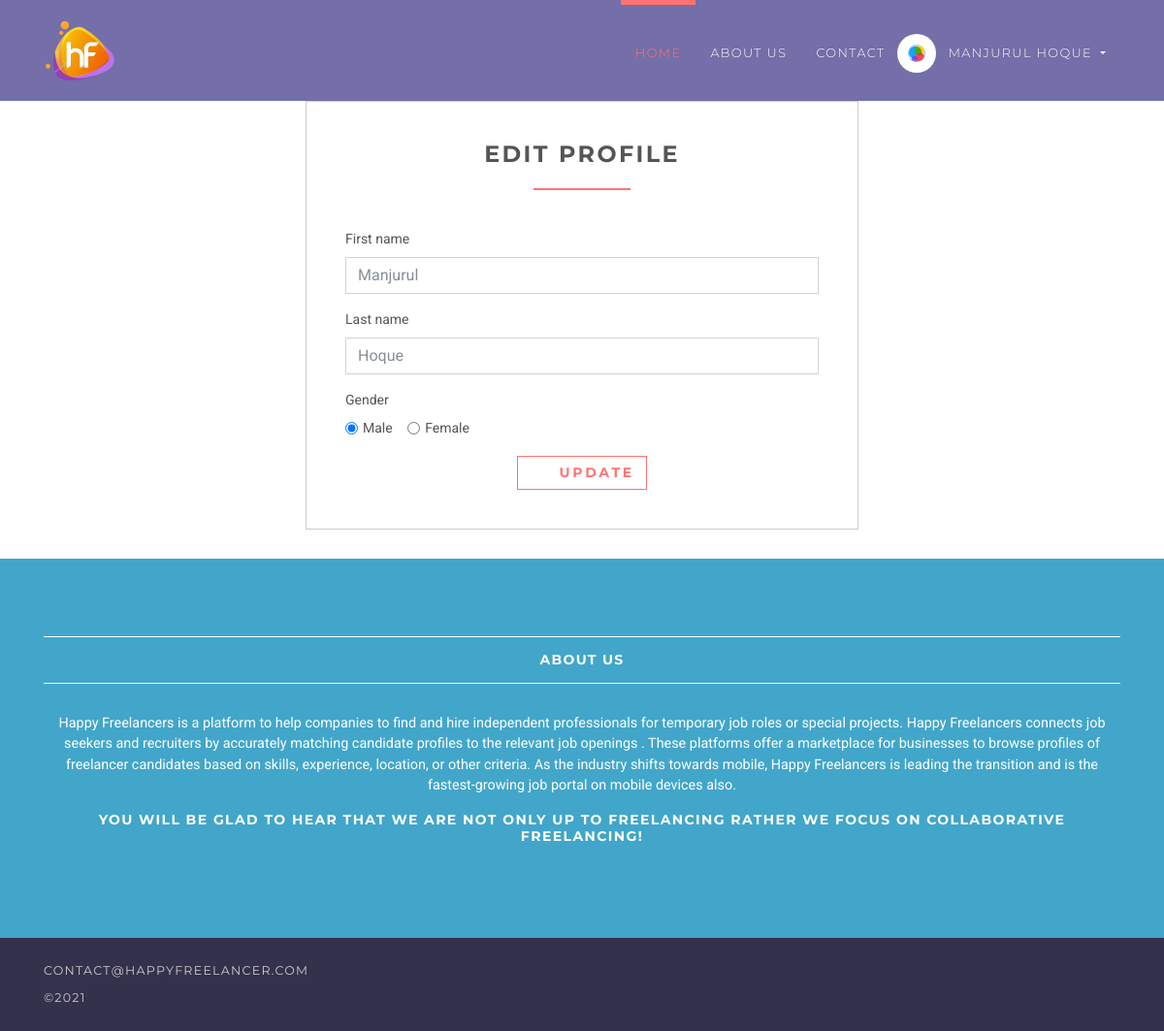
The app's page /employee/profile/update (signed in) with its own data.
### accounts/models.py (models this page shows, shortened)
class User(AbstractUser):
    username = None
    role = models.CharField(max_length=12, error_messages={
        'required': "Role must be provided"
    })
    gender = models.CharField(max_length=10, blank=True, null=True, default="")
    email = models.EmailField(unique=True, blank=False,
                              error_messages={
                                  'unique': "A user with that email already exists.",
                              })
    USERNAME_FIELD = "email"
    REQUIRED_FIELDS = []
    objects = UserManager()

### jobsapp/views/employee.py (the view)
# urls.py: path('employee/profile/update', EditProfileView.as_view(), name='employer-profile-update'),
class EditProfileView(UpdateView):
    model = User
    form_class = EmployeeProfileUpdateForm
    context_object_name = 'employee'
    template_name = 'jobs/employee/edit-profile.html'
    success_url = reverse_lazy('accounts:employer-profile-update')
    @method_decorator(login_required(login_url=reverse_lazy('accounts:login')))
    @method_decorator(user_is_employee)
    def dispatch(self, request, *args, **kwargs):
        return super().dispatch(self.request, *args, **kwargs)
    def get(self, request, *args, **kwargs):
        try:
            self.object = self.get_object()
        except Http404:
            raise Http404("User doesn't exists")
        return self.render_to_response(self.get_context_data())
    def get_object(self, queryset=None):
        obj = self.request.user
        print(obj)
        if obj is None:
            raise Http404("Job doesn't exists")
        return obj

### accounts/forms.py
class EmployeeProfileUpdateForm(forms.ModelForm):
    def __init__(self, *args, **kwargs):
        super(EmployeeProfileUpdateForm, self).__init__(*args, **kwargs)
        self.fields['first_name'].widget.attrs.update(
            {
                'placeholder': 'Enter First Name',
            }
        )
        self.fields['last_name'].widget.attrs.update(
            {
                'placeholder': 'Enter Last Name',
            }
        )
    class Meta:
        model = User
        fields = ["first_name", "last_name", "gender"]

### templates/jobs/employee/edit-profile.html (shortened to what this page needs)
{% extends 'base.html' %}
{% load static %}
{% block content %}
    <div class="col-lg-6 offset-3">
        <div class="box">
            <h3 class="heading">Edit Profile</h3>
            <form action="" method="post">
                {% for field in form %}
                    {% if field.name == 'gender' %}
                        <div class="form-group">
                            <label for="gender">Gender</label>
                            <br>
                            <div class="form-check form-check-inline">
                                <input class="form-check-input" {% if field.value == 'male' %} checked {% endif %}
                                       type="radio" name="gender" id="male gender"
                                       value="male">
                                <label class="form-check-label" for="male">Male</label>
                            </div>
                            <div class="form-check form-check-inline">
                                <input class="form-check-input" {% if field.value == 'female' %} checked {% endif %}
                                       type="radio" name="gender" id="female"
                                       value="female">
                                <label class="form-check-label" for="female">Female</label>
                            </div>
                        </div>
                    {% else %}
                        <div class="form-group">
                            <label for="id_{{ field.name }}">{{ field.label }}</label>
                            <input type="{{ field.field.widget.input_type }}"
                                   class="form-control"
                                   name="{{ field.name }}"
                                   id="id_{{ field.name }}"
                                   value="{{ field.value }}"
                                   placeholder="{{ field.field.widget.attrs.placeholder }}">
                        </div>
                    {% endif %}
                {% endfor %}
                <div class="text-center">
                    <button type="submit" class="btn btn-outline-white-primary">
                        <i class="fa fa-signing"></i> Update
                    </button>
                </div>
            </form>
        </div>
    </div>
{% endblock %}

### templates/base.html (shortened to what this page needs)
{% load static %}
<!DOCTYPE html>
<html>
<head>
    <link rel="stylesheet"
          href="{% static 'vendor/bootstrap/css/bootstrap.min.css' %}">
    <link rel="stylesheet"
          href="{% static 'vendor/font-awesome/css/font-awesome.min.css' %}">
    <link rel="stylesheet"
          href="{% static 'vendor/owl.carousel/assets/owl.carousel.css' %}">
    <link rel="stylesheet"
          href="{% static 'vendor/owl.carousel/assets/owl.theme.default.css' %}">
    <link rel="stylesheet" href="{% static 'css/style.default.css' %}"
          id="theme-stylesheet">
    <link rel="stylesheet" href="{% static 'css/custom.css' %}">
</head>
<body>
<header class="header">
    <nav class="navbar navbar-expand-lg">
        <div class="container">
            <a href="/" class="navbar-brand">
                <img src="{% static 'img/logo-small.png' %}" alt="logo" class="d-none d-lg-block w-25">
            </a>
            <div id="navbarSupportedContent" class="collapse navbar-collapse">
                <ul class="navbar-nav ml-auto">
                    <li class="nav-item active">
                        <a href="/" class="nav-link">Home <span class="sr-only">(current)</span></a>
                    </li>
                    <li class="nav-item">
                        <a href="#About" class="nav-link">About Us</a>
                    </li>
                    <li class="nav-item">
                        <a href="#Contact" class="nav-link">Contact</a>
                    </li>
                    {% if request.user.is_authenticated and request.user.role == 'employer' %}
                        <li class="nav-item dropdown">
                            <a id="clientZone" href="#" data-toggle="dropdown"
                               aria-haspopup="true" aria-expanded="false"
                               class="nav-link dropdown-toggle has-img mb-3 mb-lg-0 mt-3 mt-lg-0">
                                <div class="client-menu-image">
                                    <div class="inner">
                                        <img src="{% static 'img/company-1.png' %}"
                                             alt="company image"
                                             class="img-fluid">
                                    </div>
                                </div>
                                {% if request.user.role == 'employee' %}
                                    {{ request.user.first_name }} {{ request.user.last_name }}
                                {% else %}
                                    {{ request.user.first_name }}
                                {% endif %}
                            </a>
                            <div aria-labelledby="clientZone" class="dropdown-menu">
                                <a href="{% url 'jobs:employer-dashboard' %}" class="dropdown-item">Dashboard</a>
                                <a href="{% url 'jobs:employer-all-applicants' %}" class="dropdown-item">Applicants </a>
                                <a href="{% url 'jobs:employer-jobs-create' %}" class="dropdown-item">Post a new
                                    job </a>
                                <a href="{% url 'accounts:logout' %}" class="dropdown-item">Logout</a>
                            </div>
                        </li>
                    {% elif request.user.is_authenticated and request.user.role == 'employee' %}
                        <li class="nav-item dropdown">
                            <a id="clientZone" href="#" data-toggle="dropdown"
                               aria-haspopup="true" aria-expanded="false"
                               class="nav-link dropdown-toggle has-img mb-3 mb-lg-0 mt-3 mt-lg-0">
                                <div class="client-menu-image">
                                    <div class="inner">
                                        <img src="{% static 'img/company-1.png' %}"
                                             alt="company image"
                                             class="img-fluid">
                                    </div>
                                </div>
                                {% if request.user.role == 'employee' %}
                                    {{ request.user.first_name }} {{ request.user.last_name }}
                                {% else %}
                                    {{ request.user.first_name }}
                                {% endif %}
                            </a>
                        </li>
                    {% endif %}
                </ul>
            </div>
        </div>
    </nav>
</header>
<div>
    {% block content %} {% endblock %}
</div>
<footer class="footer">
    <div class="footer__block">
        <div class="container" id= "About">
            <div class="row">
                <div class="col-lg-0 text-center col-md-12 ">
                    <h4 class="h5">About Us</h4>
                    <p> Happy Freelancers is a platform to help companies to find and hire independent
                        professionals for temporary job roles or special projects.
                        Happy Freelancers connects job seekers and recruiters by accurately matching candidate profiles to the relevant job openings .
                         These platforms
                        offer a marketplace for businesses to browse profiles of freelancer
                        candidates based on skills, experience, location, or other criteria.
                        As the industry shifts towards mobile, Happy Freelancers is leading the transition and is the fastest-growing job portal on mobile devices also.
                        <br/><h5>You will be glad to hear that
                        we are not only up to freelancing rather we focus on COLLABORATIVE
                        FREELANCING!</h5></p>
                </div>
            </div>
        </div>
    </div>
    <div class="footer__copyright">
        <div class="container" id= "Contact">
            <div class="row">
                <div class="col-md-6 text-md-left text-center">
                    <p>contact@happyfreelancer.com<br>
                        &copy;2021
                    </p>
                </div>
            </div>
        </div>
    </div>
</footer>
</body>
</html>

### records on screen
User: user.first_name "MANJURUL", user.last_name "HOQUE", first_name "Manjurul" "Hoque", gender "☑", gender "☐ Female"

### other values on screen
{{ field.label }} "First name" "Last name"
